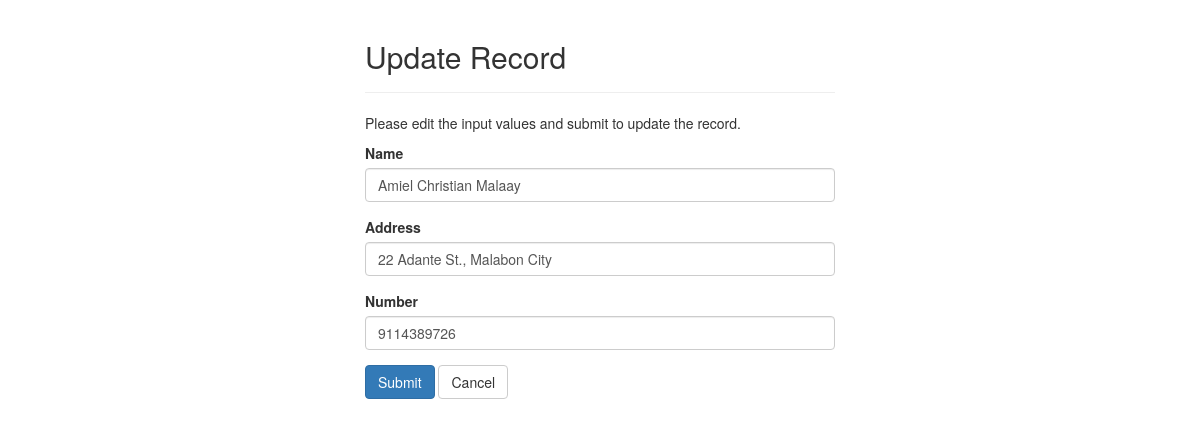
The page /admin/order/update.php?id=77 on the database its author committed.
### tables this page shows
CREATE TABLE `cus_order` (
  `CUS_ID` int(11) NOT NULL,
  `CUS_ADDRESS` varchar(100) NOT NULL,
  `CUS_NAME` varchar(50) NOT NULL,
  `CUS_CONTACT_NO` bigint(20) NOT NULL,
  `ORDER_ID` int(11) NOT NULL,
  `ORDER_TIME` datetime NOT NULL DEFAULT current_timestamp(),
  `ORDER_COST` int(11) NOT NULL,
  `ORDER_DETAILS` text NOT NULL
);

### admin/order/update.php (the view, shortened to what this page needs)
<?php
    require_once "config.php";
    $name = $address = $number = "";
    $name_err = $address_err = $number_err = "";
    if(isset($_POST["id"]) && !empty($_POST["id"])){
        $id = $_POST["id"];
        $input_name = trim($_POST["name"]);
        if(empty($input_name)){
            $name_err = "Please enter a name.";
        } elseif(!filter_var($input_name, FILTER_VALIDATE_REGEXP, array("options"=>array("regexp"=>"/^[a-zA-Z\s]+$/")))){
            $name_err = "Please enter a valid name.";
        } else{
            $name = $input_name;
        }
        $input_address = trim($_POST["address"]);
        if(empty($input_address)){
            $address_err = "Please enter an address.";
        } else{
            $address = $input_address;
        }
        $input_number = trim($_POST["number"]);
        if(empty($input_number)){
            $number_err = "Please enter a contact number.";
        } elseif(!(is_numeric($input_number))){
            $number_err = "Please enter a valid contact number.";
        } else{
            $number = $input_number;
        }
        if(empty($name_err) && empty($address_err) && empty($number_err)){
            $sql = "UPDATE cus_order SET CUS_NAME=?, CUS_ADDRESS=?, CUS_CONTACT_NO=? WHERE ORDER_ID=?";
            if($stmt = mysqli_prepare($link, $sql)){
                mysqli_stmt_bind_param($stmt, "ssii", $param_name, $param_address, $param_number, $param_id);
                $param_name = $name;
                $param_address = $address;
                $param_number = $number;
                $param_id = $id;
                if(mysqli_stmt_execute($stmt)){
                    header("location: home.php");
                    exit();
                } else{
                    echo "Something went wrong. Please try again later.";
                }
            }
            mysqli_stmt_close($stmt);
        }
        mysqli_close($link);
    } else{
        if(isset($_GET["id"]) && !empty(trim($_GET["id"]))){
            $sql = "SELECT * FROM cus_order WHERE ORDER_ID = ?";
            if($stmt = mysqli_prepare($link, $sql)){
                mysqli_stmt_bind_param($stmt, "i", $param_id);
                if(mysqli_stmt_execute($stmt)){
                    $result = mysqli_stmt_get_result($stmt);
                    if(mysqli_num_rows($result) == 1){
                        $row = mysqli_fetch_array($result, MYSQLI_ASSOC);
                        $name = $row["CUS_NAME"];
                        $address = $row["CUS_ADDRESS"];
                        $number = $row["CUS_CONTACT_NO"];
                    } else{
                        header("location: error.php");
                        exit();
                    }
                } else{
                    echo "Oops! Something went wrong. Please try again later.";
                }
            }
        }  else{
            header("location: error.php");
            exit();
        }
    }
?>
<!DOCTYPE html>
<html lang="en">
<head>
    <link rel="stylesheet" href="css/bootstrap.css">
</head>
<body>
    <div class="wrapper">
        <div class="container-fluid">
            <div class="row">
                <div class="col-md-12">
                    <div class="page-header">
                        <h2>Update Record</h2>
                    </div>
                    <p>Please edit the input values and submit to update the record.</p>
                    <form action="<?php echo htmlspecialchars(basename($_SERVER['REQUEST_URI'])); ?>" method="post">
                        <div class="form-group <?php echo (!empty($name_err)) ? 'has-error' : ''; ?>">
                            <label>Name</label>
                            <input type="text" name="name" class="form-control" value="<?php echo $name; ?>">
                        </div>
                        <div class="form-group <?php echo (!empty($address_err)) ? 'has-error' : ''; ?>">
                            <label>Address</label>
                            <input type="text" name="address" class="form-control" value="<?php echo $address; ?>">
                        </div>
                        <div class="form-group <?php echo (!empty($number_err)) ? 'has-error' : ''; ?>">
                            <label>Number</label>
                            <input type="text" name="number" class="form-control" value="<?php echo $number; ?>">
                        </div>
                        <input type="submit" class="btn btn-primary" value="Submit">
                        <a href="home.php" class="btn btn-default">Cancel</a>
                    </form>
                </div>
            </div>
        </div>
    </div>
</body>
</html>

### admin/order/update.php (style rules this page uses)
.wrapper { width: 500px; margin: 0 auto; }

### rows shown on the page
cus_order: name "Amiel Christian Malaay", address "22 Adante St., Malabon City", number "9114389726"
